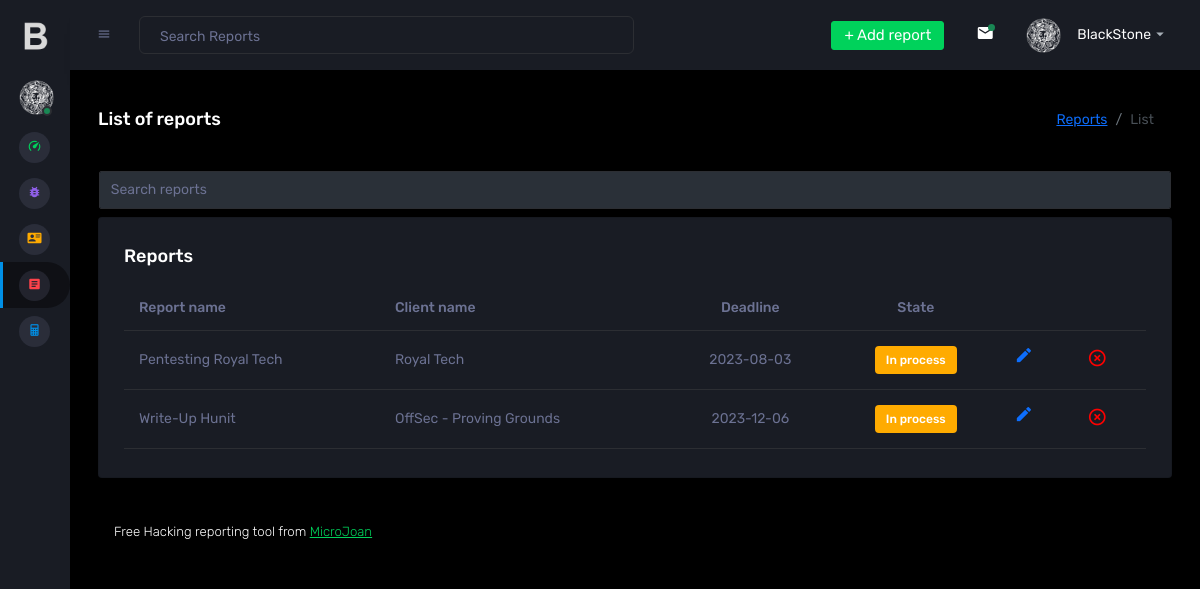
The app's page /BlackStone/informes.php (signed in), older data.
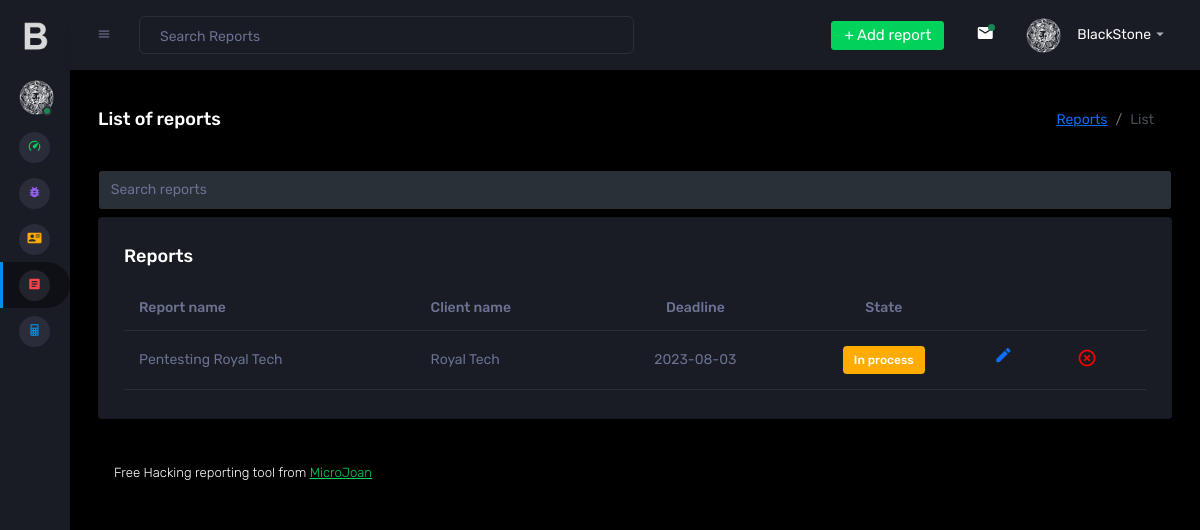
The same page, newer data.
### tables this page shows
CREATE TABLE `informes` (
  `id` int(11) NOT NULL,
  `nombre_doc` varchar(255) DEFAULT NULL,
  `id_empresa_auditada` int(11) DEFAULT NULL,
  `vulnerabilidades` text DEFAULT NULL,
  `estado` text DEFAULT NULL,
  `fecha` date DEFAULT NULL,
  `recomendaciones` text DEFAULT NULL,
  `propuestas` text DEFAULT NULL,
  `conclusiones` text DEFAULT NULL
);

CREATE TABLE `empresas` (
  `id` int(11) NOT NULL,
  `nombre` text DEFAULT NULL,
  `web` text DEFAULT NULL,
  `dominio_correo` text DEFAULT NULL,
  `logo` text NOT NULL
);

### BlackStone/functions/traductor.php (called while the page is built, shortened)
<?php
function lang($sentencia){
    return $sentencia;
};
?>

### BlackStone/informes.php (the view, shortened to what the changed rows need)
<!DOCTYPE html>
<?php
include("functions/traductor.php");
include("conexion.php");
?>
<html>
  <head>
    <link rel="stylesheet" href="assets/vendors/mdi/css/materialdesignicons.min.css">
    <link rel="stylesheet" href="assets/vendors/css/vendor.bundle.base.css">
    <link rel="stylesheet" href="assets/vendors/jvectormap/jquery-jvectormap.css">
    <link rel="stylesheet" href="assets/vendors/flag-icon-css/css/flag-icon.min.css">
    <link rel="stylesheet" href="assets/vendors/owl-carousel-2/owl.carousel.min.css">
    <link rel="stylesheet" href="assets/vendors/owl-carousel-2/owl.theme.default.min.css">
    <link rel="stylesheet" href="assets/css/style.css">
  </head>
  <body class="sidebar-icon-only">
    <div class="container-scroller">
      <div class="container-fluid page-body-wrapper">
        <div class="main-panel">
          <div class="content-wrapper">
            <div class="row">
              <div class="col-lg-12 grid-margin stretch-card">
                <div class="card">
                  <div class="card-body">
                    <div class="table-responsive">
                      <table class="table" id="tabla_listado_cve">
                        <thead>
                          <tr>
                            <th><?php echo lang("Report name"); ?></th>
                            <th><?php echo lang("Client name");?></th>
                            <th><center><?php echo lang("Deadline");?></center></th>
                            <th><center><?php echo lang("State");?></center></th>
                            <th></th>
                            <th></th>
                          </tr>
                        </thead>
                        <?php
                        $sentencia = "select * from informes order by id";
                        $consulta = mysqli_query($conexion, $sentencia) or die("Error de conexión en tabla vulnerabilidades");
                        while($fila= mysqli_fetch_array($consulta)){
                                $id=$fila['id'];
                                $nombre_doc=$fila['nombre_doc'];
                                $id_empresa_auditada=$fila['id_empresa_auditada'];
                                $estado=$fila['estado'];
                                $fecha=$fila['fecha'];
                                $sentencia_empresa = "select * from empresas where id=".$id_empresa_auditada;
                                $consulta_empresa = mysqli_query($conexion, $sentencia_empresa) or die("Error de conexión en tabla vulnerabilidades");
                                while($fila_empresa= mysqli_fetch_array($consulta_empresa)){
                                  $nombre_empresa_auditada=$fila_empresa['nombre'];
                                }
                                if($estado == "Terminado"){
                                    $estado = '<label class="badge badge-success">'.lang('Finalized').'</label>';
                                }else if ($estado == "En proceso"){
                                  $estado = '<label class="badge badge-warning">'.lang('In process').'</label>';
                                }
                        ?>
                        <tbody>
                          <tr>
                            <td><?php echo $nombre_doc ?></td>
                            <td><?php echo $nombre_empresa_auditada?></td>
                            <td><center><?php echo $fecha?></center></td>
                            <td><center><?php echo $estado ?></center></td>
                            <td><a href="editar_informe.php?id=<?php echo $id ?>"><i class="mdi mdi-border-color" style="font-size:20px"></i></a></td>
                            <td><a href="eliminar_informe.php?id=<?php echo $id ?>"><i class="mdi mdi-close-circle-outline" style="color:red; font-size:20px"></i></a></td>
                          </tr>
                          <?php
                            }
                          ?>
                        </tbody>
                      </table>
                    </div>
                  </div>
                </div>
              </div>
          </div>
        </div>
      </div>
    </div>
  </body>
</html>

Row changes from the older to the newer data that the page shows:
removed informes: nombre_doc "Write-Up Hunit", empresas.nombre "OffSec - Proving Grounds", fecha "2023-12-06"
